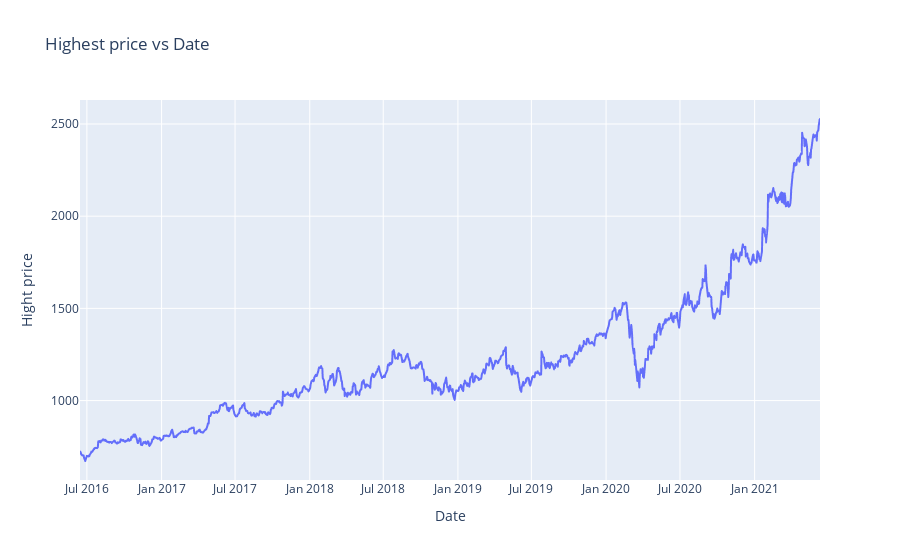

Write notebook code for a chart like this one.
### Code cell
fig = px.line(df, x='date', y='high', title='Highest price vs Date')
fig.update_xaxes(title="Date")
fig.update_yaxes(title='Hight price')
fig.show()

### Figure 1 — Plotly figure (JSON) as saved in the notebook; plotly's stock layout.template omitted (floating-point values rounded to 4 significant figures; data arrays with more than 128 entries replaced by an {"elided": "..."} marker saying what was removed)
{"data": [{"hovertemplate": "date=%{x}<br>high=%{y}<extra></extra>", "legendgroup": "", "line": {"color": "#636efa", "dash": "solid"}, "marker": {"symbol": "circle"}, "mode": "lines", "name": "", "showlegend": false, "type": "scattergl", "x": {"elided": "1258 str values"}, "xaxis": "x", "y": {"elided": "1258 float values"}, "yaxis": "y"}], "layout": {"legend": {"tracegroupgap": 0}, "title": {"text": "Highest price vs Date"}, "xaxis": {"anchor": "y", "domain": [0, 1], "title": {"text": "Date"}}, "yaxis": {"anchor": "x", "domain": [0, 1], "title": {"text": "Hight price"}}}}
